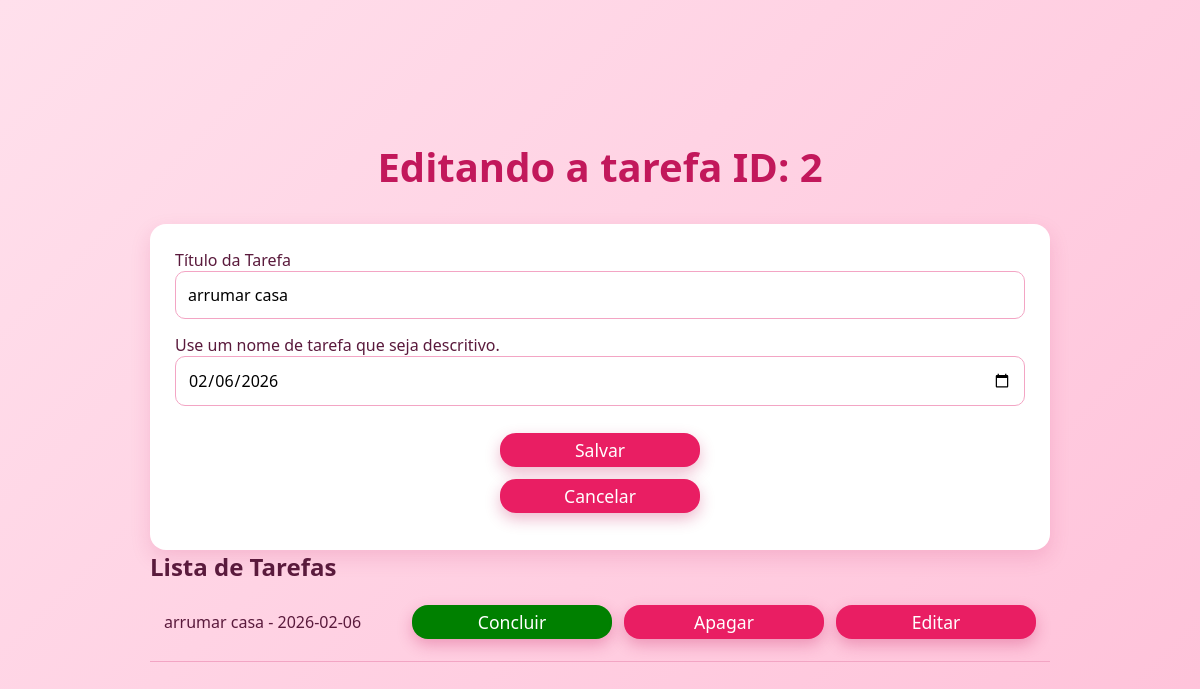
Screenshot of /update/2 with the database file from the repository.
### tables this page shows
CREATE TABLE tarefas (
            id INTEGER PRIMARY KEY AUTOINCREMENT,
            titulo_tarefa TEXT NOT NULL,
            data_conclusao TEXT,
            concluida INTEGER DEFAULT 0,
            data_hora_conclusao TEXT
        );

### app.py (the view)
@app.route('/update/<int:idTarefa>', methods=['GET', 'POST'])
def update(idTarefa):
    if request.method == 'POST':
        titulo = request.form['titulo_tarefa']
        data = request.form['data_conclusao']
        tarefa = Tarefa(titulo, data, idTarefa)
        tarefa.atualizar_tarefa()
        return redirect(url_for('agenda'))
    tarefas = Tarefa.obter_tarefas()
    tarefa_selecionada = Tarefa.id(idTarefa)
    return render_template(
        'agenda.html',
        titulo=f'Editando a tarefa ID: {idTarefa}',
        tarefas=tarefas,
        tarefa_selecionada=tarefa_selecionada
    )

### models/database.py (called while the page is built)
    def buscar_tudo(self, query: str, params: tuple = ()) -> list[Any]:
        self.cursor.execute(query, params)
        return self.cursor.fetchall()

    def close(self) -> None:
        self.connection.close()

    def __enter__(self) -> Self:
        return self

    def __exit__(self, exc_type: Optional[Type[BaseException]], exc_value: Optional[BaseException], tb: Optional[TracebackType]) -> None:
        self.close()

### models/tarefa.py (called while the page is built)
    @classmethod
    def id(cls, id: int) -> Self:
        with Database() as db:
            query = '''
            SELECT titulo_tarefa, data_conclusao, concluida, data_hora_conclusao
            FROM tarefas WHERE id = ?;
            '''
            params = (id,)
            [[titulo, data, concluida, data_hora]] = db.buscar_tudo(query, params)
        return cls(titulo, data, id, concluida, data_hora)

    @classmethod
    def obter_tarefas(cls) -> list[Self]:
        with Database() as db:
            query = '''
            SELECT titulo_tarefa, data_conclusao, id, concluida, data_hora_conclusao
            FROM tarefas;
            '''
            resultados = db.buscar_tudo(query)
            tarefas = [
                cls(titulo, data, id, concluida, data_hora)
                for titulo, data, id, concluida, data_hora in resultados
            ]
            return tarefas

### templates/agenda.html
{% extends "base.html" %}
{% block content %}
<form class= "mt-3" method="post">
    <div class = "mt- 3">
    <label for="titulo-tarefa" class="form-label">Título da Tarefa</label>
    <input type="text" class="form-control" name="titulo_tarefa" id="titulo-tarefa" aria-describedby="ajudaNomeTarefa" value="{{tarefa_selecionada.titulo_tarefa if tarefa_selecionada else ''}}" required>
    <div id="ajudaNomeTarefa" class="form-text">Use um nome de tarefa que seja descritivo.</div>
    </div>
    <input type="date" name="data_conclusao"
    id="data_conclusao" value="{{tarefa_selecionada.data_conclusao if tarefa_selecionada else ''}}" required>
    <button type="submit">Salvar</button>
    {% if tarefa_selecionada %}
        <a href="{{ url_for('agenda') }}" class="btn btn-secondary">Cancelar</a>
    {% endif %}
</form>
<h2>Lista de Tarefas</h2>
{% if tarefas %}
    <ul>
    {% for tarefa in tarefas %}
        <li>
    <span style="{% if tarefa.concluida == 1 %}text-decoration: line-through; color: gray;{% endif %}">
        {{ tarefa.titulo_tarefa }} - {{ tarefa.data_conclusao }}
    </span>
    {% if tarefa.concluida == 0 %}
        <a href="{{ url_for('toggle', idTarefa=tarefa.id_tarefa) }}"
           style="background-color: green; color: white;">Concluir</a>
    {% else %}
        <a href="{{ url_for('toggle', idTarefa=tarefa.id_tarefa) }}"
           style="background-color: red; color: white;">Reabrir</a>
    {% endif %}
    {% if tarefa.concluida == 0 %}
        <a href="{{ url_for('delete', idTarefa=tarefa.id_tarefa) }}">Apagar</a>
    {% endif %}
    <a href="{{ url_for('update', idTarefa=tarefa.id_tarefa) }}">Editar</a>
</li>
    {% endfor %}
    </ul>
{% else %}
    <p>Nenhuma tarefa cadastrada</p>
{% endif %}
{% endblock %}

### templates/base.html (shortened to what this page needs)
<!DOCTYPE html>
<html lang="PT_BR">
<head>
    <link rel="stylesheet" href="{{ url_for('static', filename='style.css') }}">
</head>
<body>
    <h1>{{ titulo }}</h1>
    {% block content %}{% endblock %}
</body>
</html>

### static/style.css (style rules this page uses)
* { margin: 0; padding: 0; box-sizing: border-box; font-family: "Segoe UI", Tahoma, Geneva, Verdana, sans-serif; }
body { background: linear-gradient(135deg, #ffe0ec, #ffc1d9); min-height: 100vh; padding: 40px; color: #5a1a3c; display: flex; flex-direction: column; justify-content: center; align-items: center; }
body > * { max-width: 900px; width: 100%; margin: 0 auto; }
h1 { text-align: center; margin-bottom: 30px; font-size: 2.5rem; color: #c2185b; }
.content, main, section, form, table { background-color: #fff; padding: 25px; border-radius: 16px; box-shadow: 0 8px 20px rgba(194, 24, 91, 0.15); }
input, select, textarea { width: 100%; padding: 12px; margin-bottom: 15px; border-radius: 10px; border: 1px solid #f3a5c4; outline: none; font-size: 1rem; }
button, a { display: block; width: 200px; padding: 5px 0; margin: 12px auto; text-align: center; background-color: #e91e63; color: #fff; border: none; border-radius: 16px; font-size: 1.1rem; cursor: pointer; text-decoration: none; transition: all 0.3s ease; box-shadow: 0 6px 15px rgba(194, 24, 91, 0.3); }
li { list-style: none; display: flex; align-items: center; gap: 12px; padding: 10px 14px; border-bottom: 1px solid #f3a5c4; }
li span { flex: 1; }

### rows the page displays
tarefas: titulo_tarefa "arrumar casa", data_conclusao "02/06/2026", data_conclusao "2026-02-06"

### other values shown
{{ titulo }} "Editando a tarefa ID: 2"
